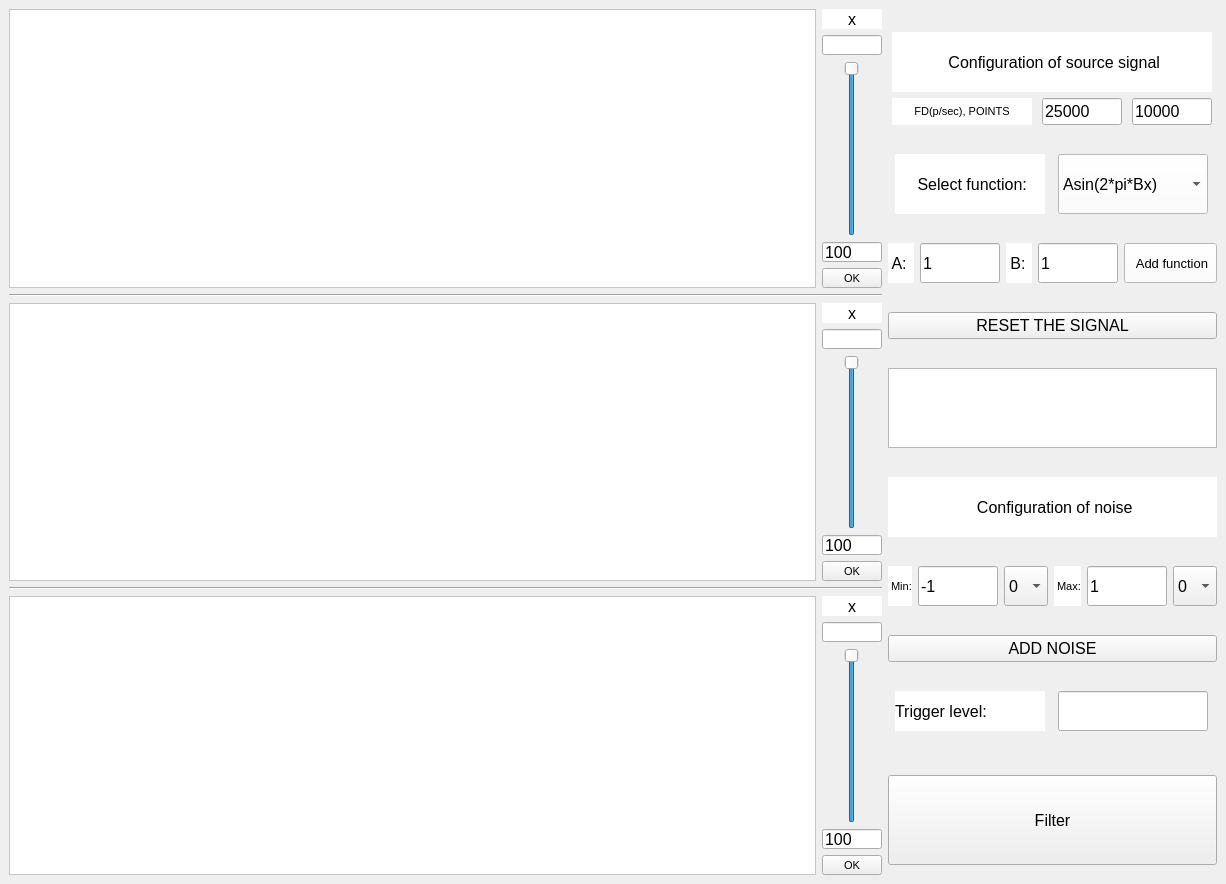
<?xml version="1.0" encoding="UTF-8"?>
<ui version="4.0">
 <class>MainWindow</class>
 <widget class="QMainWindow" name="MainWindow">
  <property name="geometry">
   <rect>
    <x>0</x>
    <y>0</y>
    <width>1226</width>
    <height>884</height>
   </rect>
  </property>
  <property name="font">
   <font>
    <pointsize>12</pointsize>
   </font>
  </property>
  <property name="windowTitle">
   <string>Fourier_filtering</string>
  </property>
  <widget class="QWidget" name="centralwidget">
   <layout class="QHBoxLayout" name="horizontalLayout_8">
    <item>
     <layout class="QVBoxLayout" name="verticalLayout_5">
      <item>
       <layout class="QHBoxLayout" name="horizontalLayout_7">
        <item>
         <widget class="QFrame" name="frame_1">
          <property name="sizePolicy">
           <sizepolicy hsizetype="Expanding" vsizetype="Expanding">
            <horstretch>0</horstretch>
            <verstretch>0</verstretch>
           </sizepolicy>
          </property>
          <property name="minimumSize">
           <size>
            <width>630</width>
            <height>250</height>
           </size>
          </property>
          <property name="styleSheet">
           <string notr="true">background-color: rgb(255, 255, 255);
border-color: rgb(0, 0, 0);
border-color: rgb(0, 0, 0);</string>
          </property>
          <property name="frameShape">
           <enum>QFrame::StyledPanel</enum>
          </property>
          <property name="frameShadow">
           <enum>QFrame::Raised</enum>
          </property>
         </widget>
        </item>
        <item>
         <layout class="QVBoxLayout" name="verticalLayout">
          <item>
           <widget class="QLabel" name="label_x_1">
            <property name="sizePolicy">
             <sizepolicy hsizetype="Minimum" vsizetype="Minimum">
              <horstretch>0</horstretch>
              <verstretch>0</verstretch>
             </sizepolicy>
            </property>
            <property name="minimumSize">
             <size>
              <width>60</width>
              <height>20</height>
             </size>
            </property>
            <property name="maximumSize">
             <size>
              <width>60</width>
              <height>20</height>
             </size>
            </property>
            <property name="font">
             <font>
              <pointsize>12</pointsize>
             </font>
            </property>
            <property name="styleSheet">
             <string notr="true">background-color: rgb(255, 255, 255);</string>
            </property>
            <property name="text">
             <string>x</string>
            </property>
            <property name="alignment">
             <set>Qt::AlignCenter</set>
            </property>
           </widget>
          </item>
          <item>
           <widget class="QLineEdit" name="lineEdit_graph_1">
            <property name="sizePolicy">
             <sizepolicy hsizetype="Minimum" vsizetype="Fixed">
              <horstretch>0</horstretch>
              <verstretch>0</verstretch>
             </sizepolicy>
            </property>
            <property name="minimumSize">
             <size>
              <width>60</width>
              <height>20</height>
             </size>
            </property>
            <property name="maximumSize">
             <size>
              <width>60</width>
              <height>20</height>
             </size>
            </property>
           </widget>
          </item>
          <item>
           <widget class="QSlider" name="verticalSlider_1">
            <property name="sizePolicy">
             <sizepolicy hsizetype="Minimum" vsizetype="Minimum">
              <horstretch>0</horstretch>
              <verstretch>0</verstretch>
             </sizepolicy>
            </property>
            <property name="minimumSize">
             <size>
              <width>60</width>
              <height>0</height>
             </size>
            </property>
            <property name="maximumSize">
             <size>
              <width>60</width>
              <height>16777215</height>
             </size>
            </property>
            <property name="minimum">
             <number>1</number>
            </property>
            <property name="maximum">
             <number>100</number>
            </property>
            <property name="value">
             <number>100</number>
            </property>
            <property name="orientation">
             <enum>Qt::Vertical</enum>
            </property>
            <property name="invertedAppearance">
             <bool>false</bool>
            </property>
            <property name="invertedControls">
             <bool>true</bool>
            </property>
            <property name="tickPosition">
             <enum>QSlider::NoTicks</enum>
            </property>
           </widget>
          </item>
          <item>
           <widget class="QLineEdit" name="lineEdit_per_1">
            <property name="sizePolicy">
             <sizepolicy hsizetype="Minimum" vsizetype="Fixed">
              <horstretch>0</horstretch>
              <verstretch>0</verstretch>
             </sizepolicy>
            </property>
            <property name="minimumSize">
             <size>
              <width>60</width>
              <height>20</height>
             </size>
            </property>
            <property name="maximumSize">
             <size>
              <width>60</width>
              <height>20</height>
             </size>
            </property>
            <property name="text">
             <string>100</string>
            </property>
           </widget>
          </item>
          <item>
           <widget class="QPushButton" name="btn_OK_1">
            <property name="minimumSize">
             <size>
              <width>60</width>
              <height>20</height>
             </size>
            </property>
            <property name="maximumSize">
             <size>
              <width>60</width>
              <height>20</height>
             </size>
            </property>
            <property name="font">
             <font>
              <pointsize>8</pointsize>
             </font>
            </property>
            <property name="text">
             <string>OK</string>
            </property>
           </widget>
          </item>
         </layout>
        </item>
       </layout>
      </item>
      <item>
       <widget class="Line" name="line">
        <property name="orientation">
         <enum>Qt::Horizontal</enum>
        </property>
       </widget>
      </item>
      <item>
       <layout class="QHBoxLayout" name="horizontalLayout_6">
        <item>
         <widget class="QFrame" name="frame_2">
          <property name="sizePolicy">
           <sizepolicy hsizetype="Expanding" vsizetype="Expanding">
            <horstretch>0</horstretch>
            <verstretch>0</verstretch>
           </sizepolicy>
          </property>
          <property name="minimumSize">
           <size>
            <width>630</width>
            <height>250</height>
           </size>
          </property>
          <property name="styleSheet">
           <string notr="true">background-color: rgb(255, 255, 255);
border-color: rgb(0, 0, 0);
border-color: rgb(0, 0, 0);</string>
          </property>
          <property name="frameShape">
           <enum>QFrame::StyledPanel</enum>
          </property>
          <property name="frameShadow">
           <enum>QFrame::Raised</enum>
          </property>
         </widget>
        </item>
        <item>
         <layout class="QVBoxLayout" name="verticalLayout_3">
          <item>
           <widget class="QLabel" name="label_x_2">
            <property name="sizePolicy">
             <sizepolicy hsizetype="Minimum" vsizetype="Minimum">
              <horstretch>0</horstretch>
              <verstretch>0</verstretch>
             </sizepolicy>
            </property>
            <property name="minimumSize">
             <size>
              <width>60</width>
              <height>20</height>
             </size>
            </property>
            <property name="maximumSize">
             <size>
              <width>60</width>
              <height>20</height>
             </size>
            </property>
            <property name="font">
             <font>
              <pointsize>12</pointsize>
             </font>
            </property>
            <property name="styleSheet">
             <string notr="true">background-color: rgb(255, 255, 255);</string>
            </property>
            <property name="text">
             <string>x</string>
            </property>
            <property name="alignment">
             <set>Qt::AlignCenter</set>
            </property>
           </widget>
          </item>
          <item>
           <widget class="QLineEdit" name="lineEdit_graph_2">
            <property name="sizePolicy">
             <sizepolicy hsizetype="Minimum" vsizetype="Fixed">
              <horstretch>0</horstretch>
              <verstretch>0</verstretch>
             </sizepolicy>
            </property>
            <property name="minimumSize">
             <size>
              <width>60</width>
              <height>20</height>
             </size>
            </property>
            <property name="maximumSize">
             <size>
              <width>60</width>
              <height>20</height>
             </size>
            </property>
           </widget>
          </item>
          <item>
           <widget class="QSlider" name="verticalSlider_2">
            <property name="sizePolicy">
             <sizepolicy hsizetype="Minimum" vsizetype="Minimum">
              <horstretch>0</horstretch>
              <verstretch>0</verstretch>
             </sizepolicy>
            </property>
            <property name="minimumSize">
             <size>
              <width>60</width>
              <height>0</height>
             </size>
            </property>
            <property name="maximumSize">
             <size>
              <width>60</width>
              <height>16777215</height>
             </size>
            </property>
            <property name="minimum">
             <number>1</number>
            </property>
            <property name="maximum">
             <number>100</number>
            </property>
            <property name="value">
             <number>100</number>
            </property>
            <property name="orientation">
             <enum>Qt::Vertical</enum>
            </property>
            <property name="invertedAppearance">
             <bool>false</bool>
            </property>
            <property name="invertedControls">
             <bool>true</bool>
            </property>
            <property name="tickPosition">
             <enum>QSlider::NoTicks</enum>
            </property>
           </widget>
          </item>
          <item>
           <widget class="QLineEdit" name="lineEdit_per_2">
            <property name="sizePolicy">
             <sizepolicy hsizetype="Minimum" vsizetype="Fixed">
              <horstretch>0</horstretch>
              <verstretch>0</verstretch>
             </sizepolicy>
            </property>
            <property name="minimumSize">
             <size>
              <width>60</width>
              <height>20</height>
             </size>
            </property>
            <property name="maximumSize">
             <size>
              <width>60</width>
              <height>20</height>
             </size>
            </property>
            <property name="text">
             <string>100</string>
            </property>
           </widget>
          </item>
          <item>
           <widget class="QPushButton" name="btn_OK_2">
            <property name="minimumSize">
             <size>
              <width>60</width>
              <height>20</height>
             </size>
            </property>
            <property name="maximumSize">
             <size>
              <width>60</width>
              <height>20</height>
             </size>
            </property>
            <property name="font">
             <font>
              <pointsize>8</pointsize>
             </font>
            </property>
            <property name="text">
             <string>OK</string>
            </property>
           </widget>
          </item>
         </layout>
        </item>
       </layout>
      </item>
      <item>
       <widget class="Line" name="line_2">
        <property name="orientation">
         <enum>Qt::Horizontal</enum>
        </property>
       </widget>
      </item>
      <item>
       <layout class="QHBoxLayout" name="horizontalLayout_5">
        <item>
         <widget class="QFrame" name="frame_3">
          <property name="sizePolicy">
           <sizepolicy hsizetype="Expanding" vsizetype="Expanding">
            <horstretch>0</horstretch>
            <verstretch>0</verstretch>
           </sizepolicy>
          </property>
          <property name="minimumSize">
           <size>
            <width>630</width>
            <height>250</height>
           </size>
          </property>
          <property name="styleSheet">
           <string notr="true">background-color: rgb(255, 255, 255);
border-color: rgb(0, 0, 0);
border-color: rgb(0, 0, 0);</string>
          </property>
          <property name="frameShape">
           <enum>QFrame::StyledPanel</enum>
          </property>
          <property name="frameShadow">
           <enum>QFrame::Raised</enum>
          </property>
         </widget>
        </item>
        <item>
         <layout class="QVBoxLayout" name="verticalLayout_4">
          <item>
           <widget class="QLabel" name="label_x_3">
            <property name="sizePolicy">
             <sizepolicy hsizetype="Minimum" vsizetype="Minimum">
              <horstretch>0</horstretch>
              <verstretch>0</verstretch>
             </sizepolicy>
            </property>
            <property name="minimumSize">
             <size>
              <width>60</width>
              <height>20</height>
             </size>
            </property>
            <property name="maximumSize">
             <size>
              <width>60</width>
              <height>20</height>
             </size>
            </property>
            <property name="font">
             <font>
              <pointsize>12</pointsize>
             </font>
            </property>
            <property name="styleSheet">
             <string notr="true">background-color: rgb(255, 255, 255);</string>
            </property>
            <property name="text">
             <string>x</string>
            </property>
            <property name="alignment">
             <set>Qt::AlignCenter</set>
            </property>
           </widget>
          </item>
          <item>
           <widget class="QLineEdit" name="lineEdit_graph_3">
            <property name="sizePolicy">
             <sizepolicy hsizetype="Minimum" vsizetype="Fixed">
              <horstretch>0</horstretch>
              <verstretch>0</verstretch>
             </sizepolicy>
            </property>
            <property name="minimumSize">
             <size>
              <width>60</width>
              <height>20</height>
             </size>
            </property>
            <property name="maximumSize">
             <size>
              <width>60</width>
              <height>20</height>
             </size>
            </property>
           </widget>
          </item>
          <item>
           <widget class="QSlider" name="verticalSlider_3">
            <property name="sizePolicy">
             <sizepolicy hsizetype="Minimum" vsizetype="Minimum">
              <horstretch>0</horstretch>
              <verstretch>0</verstretch>
             </sizepolicy>
            </property>
            <property name="minimumSize">
             <size>
              <width>60</width>
              <height>0</height>
             </size>
            </property>
            <property name="maximumSize">
             <size>
              <width>60</width>
              <height>16777215</height>
             </size>
            </property>
            <property name="minimum">
             <number>1</number>
            </property>
            <property name="maximum">
             <number>100</number>
            </property>
            <property name="value">
             <number>100</number>
            </property>
            <property name="orientation">
             <enum>Qt::Vertical</enum>
            </property>
            <property name="invertedAppearance">
             <bool>false</bool>
            </property>
            <property name="invertedControls">
             <bool>true</bool>
            </property>
            <property name="tickPosition">
             <enum>QSlider::NoTicks</enum>
            </property>
           </widget>
          </item>
          <item>
           <widget class="QLineEdit" name="lineEdit_per_3">
            <property name="sizePolicy">
             <sizepolicy hsizetype="Minimum" vsizetype="Fixed">
              <horstretch>0</horstretch>
              <verstretch>0</verstretch>
             </sizepolicy>
            </property>
            <property name="minimumSize">
             <size>
              <width>60</width>
              <height>20</height>
             </size>
            </property>
            <property name="maximumSize">
             <size>
              <width>60</width>
              <height>20</height>
             </size>
            </property>
            <property name="text">
             <string>100</string>
            </property>
           </widget>
          </item>
          <item>
           <widget class="QPushButton" name="btn_OK_3">
            <property name="minimumSize">
             <size>
              <width>60</width>
              <height>20</height>
             </size>
            </property>
            <property name="maximumSize">
             <size>
              <width>60</width>
              <height>20</height>
             </size>
            </property>
            <property name="font">
             <font>
              <pointsize>8</pointsize>
             </font>
            </property>
            <property name="text">
             <string>OK</string>
            </property>
           </widget>
          </item>
         </layout>
        </item>
       </layout>
      </item>
     </layout>
    </item>
    <item>
     <layout class="QVBoxLayout" name="verticalLayout_2">
      <item>
       <layout class="QGridLayout" name="gridLayout">
        <item row="1" column="0">
         <widget class="QLabel" name="label_time">
          <property name="sizePolicy">
           <sizepolicy hsizetype="Minimum" vsizetype="Preferred">
            <horstretch>0</horstretch>
            <verstretch>0</verstretch>
           </sizepolicy>
          </property>
          <property name="minimumSize">
           <size>
            <width>140</width>
            <height>0</height>
           </size>
          </property>
          <property name="maximumSize">
           <size>
            <width>100</width>
            <height>16777215</height>
           </size>
          </property>
          <property name="font">
           <font>
            <pointsize>8</pointsize>
           </font>
          </property>
          <property name="styleSheet">
           <string notr="true">background-color: rgb(255, 255, 255);</string>
          </property>
          <property name="text">
           <string>FD(p/sec), POINTS</string>
          </property>
          <property name="alignment">
           <set>Qt::AlignCenter</set>
          </property>
         </widget>
        </item>
        <item row="1" column="1">
         <widget class="QLineEdit" name="lineEdit_FD">
          <property name="sizePolicy">
           <sizepolicy hsizetype="Minimum" vsizetype="Fixed">
            <horstretch>0</horstretch>
            <verstretch>0</verstretch>
           </sizepolicy>
          </property>
          <property name="maximumSize">
           <size>
            <width>80</width>
            <height>16777215</height>
           </size>
          </property>
          <property name="text">
           <string>25000</string>
          </property>
         </widget>
        </item>
        <item row="1" column="2">
         <widget class="QLineEdit" name="lineEdit_points">
          <property name="sizePolicy">
           <sizepolicy hsizetype="Minimum" vsizetype="Fixed">
            <horstretch>0</horstretch>
            <verstretch>0</verstretch>
           </sizepolicy>
          </property>
          <property name="maximumSize">
           <size>
            <width>80</width>
            <height>16777215</height>
           </size>
          </property>
          <property name="text">
           <string>10000</string>
          </property>
         </widget>
        </item>
        <item row="0" column="0" colspan="3">
         <widget class="QLabel" name="label_config_1">
          <property name="sizePolicy">
           <sizepolicy hsizetype="Minimum" vsizetype="Preferred">
            <horstretch>0</horstretch>
            <verstretch>0</verstretch>
           </sizepolicy>
          </property>
          <property name="maximumSize">
           <size>
            <width>1000</width>
            <height>60</height>
           </size>
          </property>
          <property name="font">
           <font>
            <pointsize>12</pointsize>
           </font>
          </property>
          <property name="styleSheet">
           <string notr="true">background-color: rgb(255, 255, 255);</string>
          </property>
          <property name="text">
           <string> Configuration of source signal</string>
          </property>
          <property name="alignment">
           <set>Qt::AlignCenter</set>
          </property>
          <property name="wordWrap">
           <bool>false</bool>
          </property>
         </widget>
        </item>
       </layout>
      </item>
      <item>
       <layout class="QHBoxLayout" name="horizontalLayout_3">
        <item>
         <widget class="QLabel" name="label_slct_func">
          <property name="sizePolicy">
           <sizepolicy hsizetype="Minimum" vsizetype="Preferred">
            <horstretch>0</horstretch>
            <verstretch>0</verstretch>
           </sizepolicy>
          </property>
          <property name="maximumSize">
           <size>
            <width>150</width>
            <height>60</height>
           </size>
          </property>
          <property name="font">
           <font>
            <pointsize>12</pointsize>
           </font>
          </property>
          <property name="styleSheet">
           <string notr="true">background-color: rgb(255, 255, 255);</string>
          </property>
          <property name="text">
           <string> Select function:</string>
          </property>
          <property name="alignment">
           <set>Qt::AlignCenter</set>
          </property>
         </widget>
        </item>
        <item>
         <widget class="QComboBox" name="comboBox_func">
          <property name="sizePolicy">
           <sizepolicy hsizetype="Minimum" vsizetype="Preferred">
            <horstretch>0</horstretch>
            <verstretch>0</verstretch>
           </sizepolicy>
          </property>
          <property name="minimumSize">
           <size>
            <width>60</width>
            <height>60</height>
           </size>
          </property>
          <property name="maximumSize">
           <size>
            <width>150</width>
            <height>60</height>
           </size>
          </property>
          <property name="font">
           <font>
            <pointsize>12</pointsize>
           </font>
          </property>
          <property name="styleSheet">
           <string notr="true">background-color: rgb(255, 255, 255);</string>
          </property>
          <property name="currentText">
           <string>Asin(2*pi*Bx)</string>
          </property>
          <property name="iconSize">
           <size>
            <width>16</width>
            <height>16</height>
           </size>
          </property>
          <property name="frame">
           <bool>true</bool>
          </property>
          <property name="modelColumn">
           <number>0</number>
          </property>
          <item>
           <property name="text">
            <string>Asin(2*pi*Bx)</string>
           </property>
          </item>
          <item>
           <property name="text">
            <string>Acos(2*pi*Bx)</string>
           </property>
          </item>
         </widget>
        </item>
       </layout>
      </item>
      <item>
       <layout class="QHBoxLayout" name="horizontalLayout_4">
        <item>
         <widget class="QLabel" name="label_coeff_A">
          <property name="sizePolicy">
           <sizepolicy hsizetype="Minimum" vsizetype="Preferred">
            <horstretch>0</horstretch>
            <verstretch>0</verstretch>
           </sizepolicy>
          </property>
          <property name="maximumSize">
           <size>
            <width>30</width>
            <height>40</height>
           </size>
          </property>
          <property name="font">
           <font>
            <pointsize>12</pointsize>
           </font>
          </property>
          <property name="styleSheet">
           <string notr="true">background-color: rgb(255, 255, 255);</string>
          </property>
          <property name="text">
           <string> A:</string>
          </property>
         </widget>
        </item>
        <item>
         <widget class="QLineEdit" name="lineEdit_coeff_A">
          <property name="sizePolicy">
           <sizepolicy hsizetype="Minimum" vsizetype="Fixed">
            <horstretch>0</horstretch>
            <verstretch>0</verstretch>
           </sizepolicy>
          </property>
          <property name="minimumSize">
           <size>
            <width>80</width>
            <height>40</height>
           </size>
          </property>
          <property name="maximumSize">
           <size>
            <width>80</width>
            <height>40</height>
           </size>
          </property>
          <property name="text">
           <string>1</string>
          </property>
         </widget>
        </item>
        <item>
         <widget class="QLabel" name="label_coeff_B">
          <property name="sizePolicy">
           <sizepolicy hsizetype="Minimum" vsizetype="Preferred">
            <horstretch>0</horstretch>
            <verstretch>0</verstretch>
           </sizepolicy>
          </property>
          <property name="maximumSize">
           <size>
            <width>30</width>
            <height>40</height>
           </size>
          </property>
          <property name="font">
           <font>
            <pointsize>12</pointsize>
           </font>
          </property>
          <property name="styleSheet">
           <string notr="true">background-color: rgb(255, 255, 255);</string>
          </property>
          <property name="text">
           <string> B:</string>
          </property>
         </widget>
        </item>
        <item>
         <widget class="QLineEdit" name="lineEdit_coeff_B">
          <property name="sizePolicy">
           <sizepolicy hsizetype="Minimum" vsizetype="Fixed">
            <horstretch>0</horstretch>
            <verstretch>0</verstretch>
           </sizepolicy>
          </property>
          <property name="minimumSize">
           <size>
            <width>80</width>
            <height>40</height>
           </size>
          </property>
          <property name="maximumSize">
           <size>
            <width>80</width>
            <height>40</height>
           </size>
          </property>
          <property name="text">
           <string>1</string>
          </property>
         </widget>
        </item>
        <item>
         <widget class="QPushButton" name="btn_Add_func">
          <property name="minimumSize">
           <size>
            <width>93</width>
            <height>40</height>
           </size>
          </property>
          <property name="maximumSize">
           <size>
            <width>80</width>
            <height>40</height>
           </size>
          </property>
          <property name="font">
           <font>
            <pointsize>10</pointsize>
            <weight>50</weight>
            <italic>false</italic>
            <bold>false</bold>
            <underline>false</underline>
            <strikeout>false</strikeout>
            <stylestrategy>PreferDefault</stylestrategy>
           </font>
          </property>
          <property name="mouseTracking">
           <bool>false</bool>
          </property>
          <property name="focusPolicy">
           <enum>Qt::StrongFocus</enum>
          </property>
          <property name="contextMenuPolicy">
           <enum>Qt::DefaultContextMenu</enum>
          </property>
          <property name="acceptDrops">
           <bool>true</bool>
          </property>
          <property name="styleSheet">
           <string notr="true">background-color: rgb(255, 255, 255);</string>
          </property>
          <property name="text">
           <string> Add function</string>
          </property>
         </widget>
        </item>
       </layout>
      </item>
      <item>
       <widget class="QPushButton" name="btn_Reset_signal">
        <property name="maximumSize">
         <size>
          <width>1000</width>
          <height>16777215</height>
         </size>
        </property>
        <property name="font">
         <font>
          <pointsize>12</pointsize>
         </font>
        </property>
        <property name="text">
         <string>RESET THE SIGNAL</string>
        </property>
       </widget>
      </item>
      <item>
       <widget class="QPlainTextEdit" name="pTE_list_func">
        <property name="sizePolicy">
         <sizepolicy hsizetype="Minimum" vsizetype="Expanding">
          <horstretch>0</horstretch>
          <verstretch>0</verstretch>
         </sizepolicy>
        </property>
        <property name="maximumSize">
         <size>
          <width>1000</width>
          <height>80</height>
         </size>
        </property>
        <property name="readOnly">
         <bool>true</bool>
        </property>
       </widget>
      </item>
      <item>
       <widget class="QLabel" name="label_config_2">
        <property name="sizePolicy">
         <sizepolicy hsizetype="Minimum" vsizetype="Preferred">
          <horstretch>0</horstretch>
          <verstretch>0</verstretch>
         </sizepolicy>
        </property>
        <property name="maximumSize">
         <size>
          <width>1000</width>
          <height>60</height>
         </size>
        </property>
        <property name="font">
         <font>
          <pointsize>12</pointsize>
         </font>
        </property>
        <property name="styleSheet">
         <string notr="true">background-color: rgb(255, 255, 255);</string>
        </property>
        <property name="text">
         <string> Configuration of noise</string>
        </property>
        <property name="textFormat">
         <enum>Qt::AutoText</enum>
        </property>
        <property name="scaledContents">
         <bool>false</bool>
        </property>
        <property name="alignment">
         <set>Qt::AlignCenter</set>
        </property>
        <property name="wordWrap">
         <bool>false</bool>
        </property>
       </widget>
      </item>
      <item>
       <layout class="QHBoxLayout" name="horizontalLayout">
        <item>
         <widget class="QLabel" name="label_noise_min">
          <property name="sizePolicy">
           <sizepolicy hsizetype="Minimum" vsizetype="Preferred">
            <horstretch>0</horstretch>
            <verstretch>0</verstretch>
           </sizepolicy>
          </property>
          <property name="maximumSize">
           <size>
            <width>40</width>
            <height>40</height>
           </size>
          </property>
          <property name="font">
           <font>
            <pointsize>8</pointsize>
           </font>
          </property>
          <property name="styleSheet">
           <string notr="true">background-color: rgb(255, 255, 255);</string>
          </property>
          <property name="text">
           <string> Min:</string>
          </property>
         </widget>
        </item>
        <item>
         <widget class="QLineEdit" name="lineEdit_min">
          <property name="sizePolicy">
           <sizepolicy hsizetype="Minimum" vsizetype="Fixed">
            <horstretch>0</horstretch>
            <verstretch>0</verstretch>
           </sizepolicy>
          </property>
          <property name="minimumSize">
           <size>
            <width>0</width>
            <height>40</height>
           </size>
          </property>
          <property name="maximumSize">
           <size>
            <width>80</width>
            <height>16777215</height>
           </size>
          </property>
          <property name="text">
           <string>-1</string>
          </property>
         </widget>
        </item>
        <item>
         <widget class="QComboBox" name="comboBox_min">
          <property name="sizePolicy">
           <sizepolicy hsizetype="Minimum" vsizetype="Fixed">
            <horstretch>0</horstretch>
            <verstretch>0</verstretch>
           </sizepolicy>
          </property>
          <property name="minimumSize">
           <size>
            <width>0</width>
            <height>40</height>
           </size>
          </property>
          <property name="maximumSize">
           <size>
            <width>80</width>
            <height>16777215</height>
           </size>
          </property>
          <property name="font">
           <font>
            <pointsize>12</pointsize>
           </font>
          </property>
          <property name="currentText">
           <string>0</string>
          </property>
          <property name="currentIndex">
           <number>4</number>
          </property>
          <property name="insertPolicy">
           <enum>QComboBox::InsertAtCurrent</enum>
          </property>
          <item>
           <property name="text">
            <string>-4</string>
           </property>
          </item>
          <item>
           <property name="text">
            <string>-3</string>
           </property>
          </item>
          <item>
           <property name="text">
            <string>-2</string>
           </property>
          </item>
          <item>
           <property name="text">
            <string>-1</string>
           </property>
          </item>
          <item>
           <property name="text">
            <string>0</string>
           </property>
          </item>
          <item>
           <property name="text">
            <string>1</string>
           </property>
          </item>
          <item>
           <property name="text">
            <string>2</string>
           </property>
          </item>
          <item>
           <property name="text">
            <string>3</string>
           </property>
          </item>
          <item>
           <property name="text">
            <string>4</string>
           </property>
          </item>
         </widget>
        </item>
        <item>
         <widget class="QLabel" name="label_noise_max">
          <property name="sizePolicy">
           <sizepolicy hsizetype="Minimum" vsizetype="Preferred">
            <horstretch>0</horstretch>
            <verstretch>0</verstretch>
           </sizepolicy>
          </property>
          <property name="maximumSize">
           <size>
            <width>40</width>
            <height>40</height>
           </size>
          </property>
          <property name="font">
           <font>
            <pointsize>8</pointsize>
           </font>
          </property>
          <property name="styleSheet">
           <string notr="true">background-color: rgb(255, 255, 255);</string>
          </property>
          <property name="text">
           <string> Max:</string>
          </property>
         </widget>
        </item>
        <item>
         <widget class="QLineEdit" name="lineEdit_max">
          <property name="sizePolicy">
           <sizepolicy hsizetype="Minimum" vsizetype="Fixed">
            <horstretch>0</horstretch>
            <verstretch>0</verstretch>
           </sizepolicy>
          </property>
          <property name="minimumSize">
           <size>
            <width>0</width>
            <height>40</height>
           </size>
          </property>
          <property name="maximumSize">
           <size>
            <width>80</width>
            <height>16777215</height>
           </size>
          </property>
          <property name="text">
           <string>1</string>
          </property>
         </widget>
        </item>
        <item>
         <widget class="QComboBox" name="comboBox_max">
          <property name="sizePolicy">
           <sizepolicy hsizetype="Minimum" vsizetype="Fixed">
            <horstretch>0</horstretch>
            <verstretch>0</verstretch>
           </sizepolicy>
          </property>
          <property name="minimumSize">
           <size>
            <width>0</width>
            <height>40</height>
           </size>
          </property>
          <property name="maximumSize">
           <size>
            <width>80</width>
            <height>16777215</height>
           </size>
          </property>
          <property name="currentText">
           <string>0</string>
          </property>
          <property name="currentIndex">
           <number>4</number>
          </property>
          <item>
           <property name="text">
            <string>-4</string>
           </property>
          </item>
          <item>
           <property name="text">
            <string>-3</string>
           </property>
          </item>
          <item>
           <property name="text">
            <string>-2</string>
           </property>
          </item>
          <item>
           <property name="text">
            <string>-1</string>
           </property>
          </item>
          <item>
           <property name="text">
            <string>0</string>
           </property>
          </item>
          <item>
           <property name="text">
            <string>1</string>
           </property>
          </item>
          <item>
           <property name="text">
            <string>2</string>
           </property>
          </item>
          <item>
           <property name="text">
            <string>3</string>
           </property>
          </item>
          <item>
           <property name="text">
            <string>4</string>
           </property>
          </item>
         </widget>
        </item>
       </layout>
      </item>
      <item>
       <widget class="QPushButton" name="btn_Add_noise">
        <property name="maximumSize">
         <size>
          <width>1000</width>
          <height>16777215</height>
         </size>
        </property>
        <property name="font">
         <font>
          <pointsize>12</pointsize>
         </font>
        </property>
        <property name="text">
         <string>ADD NOISE</string>
        </property>
       </widget>
      </item>
      <item>
       <layout class="QHBoxLayout" name="horizontalLayout_2">
        <item>
         <widget class="QLabel" name="label_trigger_level">
          <property name="sizePolicy">
           <sizepolicy hsizetype="Minimum" vsizetype="Preferred">
            <horstretch>0</horstretch>
            <verstretch>0</verstretch>
           </sizepolicy>
          </property>
          <property name="minimumSize">
           <size>
            <width>0</width>
            <height>40</height>
           </size>
          </property>
          <property name="maximumSize">
           <size>
            <width>150</width>
            <height>40</height>
           </size>
          </property>
          <property name="font">
           <font>
            <pointsize>12</pointsize>
           </font>
          </property>
          <property name="styleSheet">
           <string notr="true">background-color: rgb(255, 255, 255);</string>
          </property>
          <property name="text">
           <string>Trigger level:</string>
          </property>
         </widget>
        </item>
        <item>
         <widget class="QLineEdit" name="lineEdit_trigger_level">
          <property name="sizePolicy">
           <sizepolicy hsizetype="Minimum" vsizetype="Fixed">
            <horstretch>0</horstretch>
            <verstretch>0</verstretch>
           </sizepolicy>
          </property>
          <property name="minimumSize">
           <size>
            <width>0</width>
            <height>40</height>
           </size>
          </property>
          <property name="maximumSize">
           <size>
            <width>150</width>
            <height>16777215</height>
           </size>
          </property>
         </widget>
        </item>
       </layout>
      </item>
      <item>
       <widget class="QPushButton" name="btn_Filter">
        <property name="minimumSize">
         <size>
          <width>0</width>
          <height>90</height>
         </size>
        </property>
        <property name="maximumSize">
         <size>
          <width>1000</width>
          <height>60</height>
         </size>
        </property>
        <property name="font">
         <font>
          <pointsize>12</pointsize>
         </font>
        </property>
        <property name="text">
         <string>Filter</string>
        </property>
       </widget>
      </item>
     </layout>
    </item>
   </layout>
  </widget>
  <widget class="QMenuBar" name="menubar">
   <property name="geometry">
    <rect>
     <x>0</x>
     <y>0</y>
     <width>1226</width>
     <height>21</height>
    </rect>
   </property>
  </widget>
 </widget>
 <resources/>
 <connections/>
</ui>
